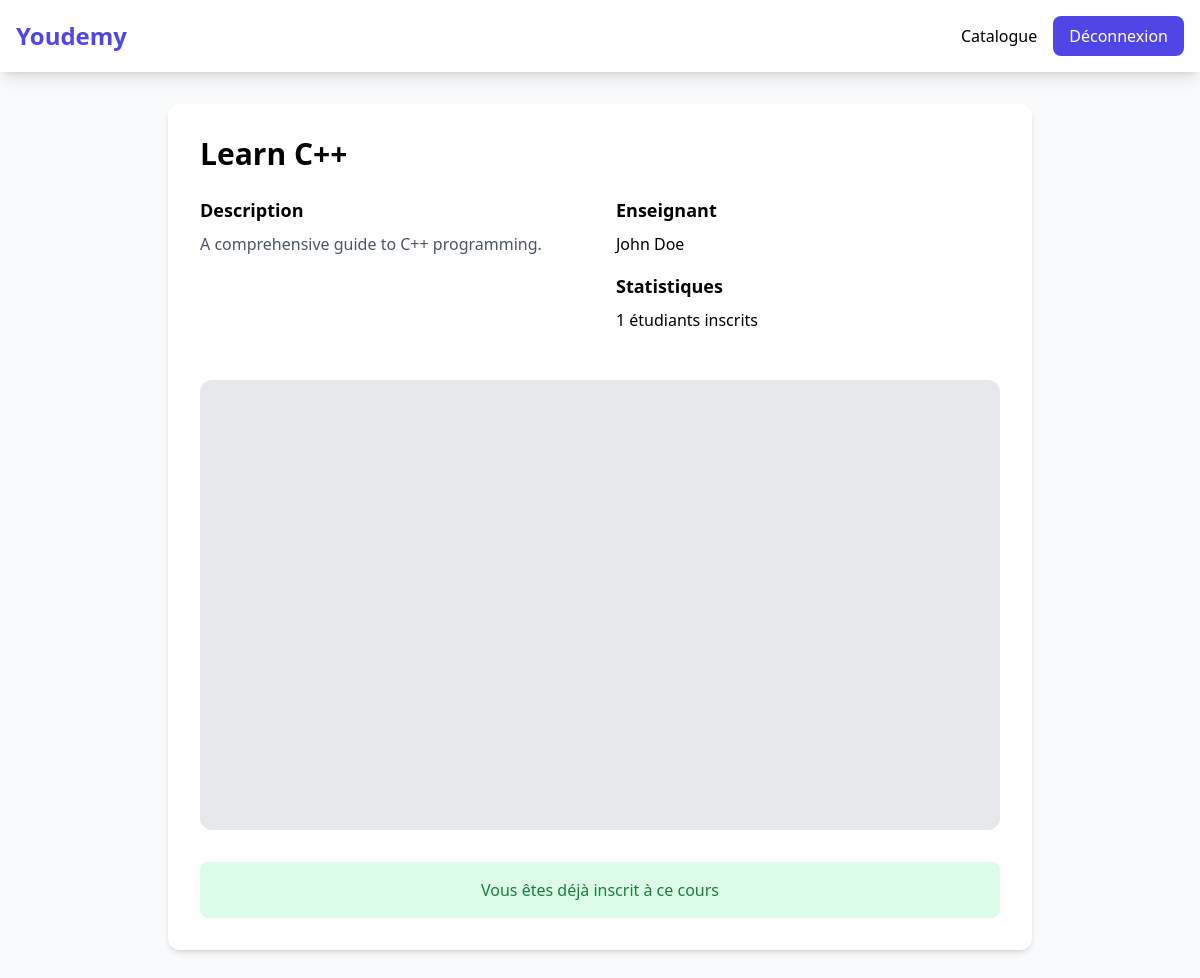
The page /views/etudiant/course_details.php?id=1 (signed in) on the database its author committed.
### tables this page shows
CREATE TABLE cours (
    id INT PRIMARY KEY AUTO_INCREMENT,
    titre VARCHAR(255) NOT NULL,
    description TEXT NOT NULL,
    contenu TEXT NOT NULL,
    type_contenu ENUM('video', 'document') NOT NULL,
    id_categorie INT,
    id_enseignant INT NOT NULL,
    statut ENUM('actif', 'en_attente', 'brouillon') NOT NULL DEFAULT 'brouillon',
    FOREIGN KEY (id_categorie) REFERENCES categories(id_categorie) ON DELETE SET NULL,
    FOREIGN KEY (id_enseignant) REFERENCES utilisateurs(id) ON DELETE CASCADE
);

CREATE TABLE utilisateurs (
    id INT PRIMARY KEY AUTO_INCREMENT,
    nom VARCHAR(100) NOT NULL,
    email VARCHAR(100) NOT NULL UNIQUE,
    password VARCHAR(255) NOT NULL,
    role ENUM('admin', 'enseignant', 'etudiant') NOT NULL,
    status ENUM('actif', 'inactif', 'en_attente') NOT NULL DEFAULT 'en_attente'
);

### models/Course.php (called while the page is built, shortened)
<?php
class Course
{
    public function getCourseWithDetails($courseId)
    {
        $db = Database::getInstance();
        $conn = $db->getConnection();
        $query = "
            SELECT
                c.*,
                cat.nom as category_name,
                u.nom as enseignant_nom,
                COUNT(DISTINCT i.id_etudiant) as nombre_etudiants,
                GROUP_CONCAT(DISTINCT t.nom) as tags
            FROM cours c
            LEFT JOIN categories cat ON c.id_categorie = cat.id_categorie
            LEFT JOIN utilisateurs u ON c.id_enseignant = u.id
            LEFT JOIN inscriptions i ON c.id = i.id_cours
            LEFT JOIN cours_tags ct ON c.id = ct.id_cours
            LEFT JOIN tags t ON ct.id_tag = t.id_tag
            WHERE c.id = :course_id
            GROUP BY c.id";
        $stmt = $conn->prepare($query);
        $stmt->bindParam(':course_id', $courseId);
        $stmt->execute();
        return $stmt->fetch(PDO::FETCH_ASSOC);
    }
    public function isEnrolled($userId, $courseId)
    {
        $db = Database::getInstance();
        $conn = $db->getConnection();
        $stmt = $conn->prepare("
            SELECT COUNT(*) as count
            FROM inscriptions
            WHERE id_etudiant = :user_id
            AND id_cours = :course_id
        ");
        $stmt->bindParam(':user_id', $userId);
        $stmt->bindParam(':course_id', $courseId);
        $stmt->execute();
        $result = $stmt->fetch(PDO::FETCH_ASSOC);
        return $result['count'] > 0;
    }
}

### views/etudiant/course_details.php (the view, shortened to what this page needs)
<?php
require_once __DIR__ . '/../../models/Course.php';
$courseId = filter_input(INPUT_GET, 'id', FILTER_VALIDATE_INT);
$courseModel = new Course();
$course = $courseModel->getCourseWithDetails($courseId);
$isEnrolled = $courseModel->isEnrolled($_SESSION['user']['id'], $courseId);
?>
<!DOCTYPE html>
<html lang="fr">
<head>
    <script src="https://cdn.tailwindcss.com"></script>
</head>
<body class="bg-gray-50">
    <nav class="bg-white shadow-lg">
        <div class="max-w-7xl mx-auto px-4 py-4 flex justify-between items-center">
            <a href="dashboard.php" class="text-2xl font-bold text-indigo-600">Youdemy</a>
            <div class="flex items-center gap-4">
                <a href="allCourses.php" class="hover:text-indigo-600">Catalogue</a>
                <a href="../auth/logout.php" class="bg-indigo-600 text-white px-4 py-2 rounded-lg">Déconnexion</a>
            </div>
        </div>
    </nav>
    <main class="max-w-4xl mx-auto px-4 py-8">
        <div class="bg-white rounded-xl shadow-md p-8">
            <h1 class="text-3xl font-bold mb-6"><?= htmlspecialchars($course['titre']) ?></h1>
            <div class="grid md:grid-cols-2 gap-8 mb-8">
                <div>
                    <h2 class="text-lg font-semibold mb-2">Description</h2>
                    <p class="text-gray-600"><?= htmlspecialchars($course['description']) ?></p>
                </div>
                <div>
                    <div class="mb-4">
                        <h2 class="text-lg font-semibold mb-2">Enseignant</h2>
                        <p><?= htmlspecialchars($course['enseignant_nom']) ?></p>
                    </div>
                    <div class="mb-4">
                        <h2 class="text-lg font-semibold mb-2">Statistiques</h2>
                        <p><?= $course['nombre_etudiants'] ?> étudiants inscrits</p>
                    </div>
                </div>
            </div>
            <div class="mb-8">
                <?php if ($course['type_contenu'] === 'video'): ?>
                    <div class="aspect-video bg-gray-200 rounded-xl overflow-hidden">
                        <iframe
                            src="https://www.youtube.com/embed/<?= $course['contenu'] ?>"
                            class="w-full h-full"
                            allowfullscreen>
                        </iframe>
                    </div>
                <?php endif; ?>
            </div>
            <?php if ($isEnrolled): ?>
                <div class="p-4 bg-green-100 text-green-700 rounded-lg text-center">
                    Vous êtes déjà inscrit à ce cours
                </div>
            <?php endif; ?>
        </div>
    </main>
</body>
</html>

### rows shown on the page
cours: titre "Learn C++", description "A comprehensive guide to C++ programming.", id_enseignant.nom "John Doe"

### other values the page prints
$course['nombre_etudiants'] "1"
